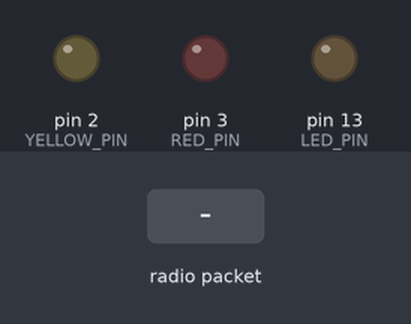
Bench run of a sketch on a simulated Arduino Uno, built with avr-gcc and run on an emulated ATmega328P. Shown: output pins drawn as LEDs (lit = HIGH). The inputs (shaded band) are chosen by the test bench. Storage starts empty; no radio packets arrive unless stated; what the sketch prints to the serial monitor is not drawn.

Above: at 1.8 s.
1.9 s: radio packet "1" arrives
At 2.1 s:
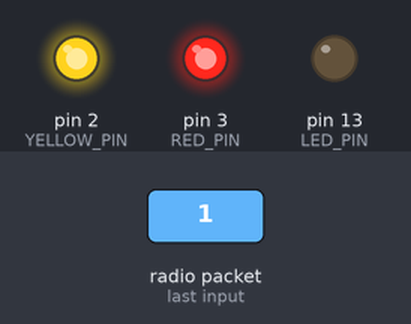
Timing chart, 0 to 4.9 s (numbered marks = the images above; inputs shaded):
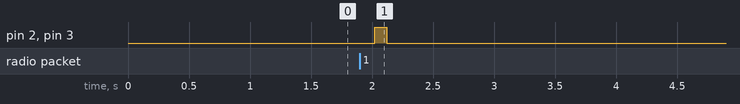

The sketch:

receiver.ino
```cpp
#include <SPI.h>
#include <SD.h>
#include <VirtualWire.h>

const int LED_PIN = 13;
const int YELLOW_PIN = 2;
const int RED_PIN = 3;

File recordFile;
int incomingByte = 0;
int doorState;
char sensorMsg[3];
int count = 0;
int doorCount = 0;

void decodeMsg(){
    char** sensorData_parsed;
    char* sensorData;
    const char delim[2] = "/";


    int j = 1;

    uint8_t buf[VW_MAX_MESSAGE_LEN];
    uint8_t buflen = VW_MAX_MESSAGE_LEN;
    if (vw_get_message(buf, &buflen)) // Non-blocking

    {
        int i;

        //Set LED to HIGH
        //Indicates message received
        digitalWrite(LED_PIN, HIGH);
        // Message with a good checksum received, dump it.

        for (i = 0; i < buflen; i++)
        {
            sensorMsg[i]= char(buf[i]);

        }

        //Add null terminator to char string
        //String must be terminated to enable use of atoi function
        sensorMsg[buflen] = '\0';

        //Serial.print("Sensor Data 1: ");
        //Serial.print(sensorMsg);
        //Serial.println("");

        //Convert String to Int Value

        sensorData = strtok(sensorMsg, delim);
        sensorData_parsed[0] = sensorData;

        //Serial.println("SensorData: ");
        //Serial.println(sensorData);


        while(sensorData != NULL){
           sensorData = strtok(NULL, delim);
           //Serial.println(sensorData);
           sensorData_parsed[j] = sensorData;
           j++;
        }

       doorState = atoi(sensorData_parsed[1]);

        //Set LED to LOW
        //indicating end of message transmission
        digitalWrite(LED_PIN, LOW);
    }
}

void setup() {
  // Open serial communications and wait for port to open:
  Serial.begin(9600);
  while (!Serial) {
    ; // wait for serial port to connect. Needed for native USB port only
  }


  Serial.print("Initializing SD card...");

  if (!SD.begin(4)) {
    Serial.println("initialization failed!");
    //return;
  }
  Serial.println("initialization done.");

  Serial.begin(9600); // Debugging only
    //Serial.println("setup");
    pinMode(LED_PIN, OUTPUT);
    pinMode(YELLOW_PIN, OUTPUT);
    pinMode(RED_PIN, OUTPUT);
    // Initialise the IO and ISR
    vw_set_rx_pin(8);  //Changes rx pin on board
    //Default rx pin is I/O pin 11
    vw_set_ptt_inverted(true); // Required for DR3100
    vw_setup(2000);      // Bits per sec
    vw_rx_start();       // Start the receiver PLL running
}

/*Writes to a file if code door was just open*/
void writeFileYellow(){
      if (recordFile) {
      recordFile.println(doorCount + " just open");
      // close the file:
      recordFile.close();
      Serial.println("done.");
      } else {
      // if the file didn't open, print an error:
      Serial.println("error opening file for door open");
      }

      digitalWrite(YELLOW_PIN, HIGH);
      delay(100);
      digitalWrite(YELLOW_PIN, LOW);
}

/*Writes to file for state where door has been open*/
void writeFileRed(){
      if (recordFile) {
      recordFile.println(doorCount + " danger level");
      // close the file:
      recordFile.close();
      Serial.println("done.");
      } else {
      // if the file didn't open, print an error:
      Serial.println("error opening file for door open");
      }

      digitalWrite(RED_PIN, HIGH);
      delay(100);
      digitalWrite(RED_PIN, LOW);
}

/*Controls LED states for bad or nonexistent transmission*/
void badTrans(){
      digitalWrite(YELLOW_PIN, HIGH);
      digitalWrite(RED_PIN, HIGH);
      delay(100);
      digitalWrite(YELLOW_PIN, LOW);
      digitalWrite(RED_PIN, LOW);
}

void loop() {

  decodeMsg();

  if(doorState == 1){
    count++;
  }
  else{
    count = 0;
  }

  if(count > 60){
    doorCount = 2;
  } else if(count > 0){
    doorCount = 1;
  }
  else{
    doorCount = 0;
  }

  switch(doorCount){
    case 0:
      break;
    case 1:
      writeFileYellow();
      break;
    case 2:
      writeFileRed();
      break;
    default:
      badTrans();
      break;
  }


  delay(1000);
}
```

Measured:
- after the input at 1.9 s, pin 2 (YELLOW_PIN), pin 3 (RED_PIN): LOW → HIGH after 0.12 s, → LOW 0.10 s later
